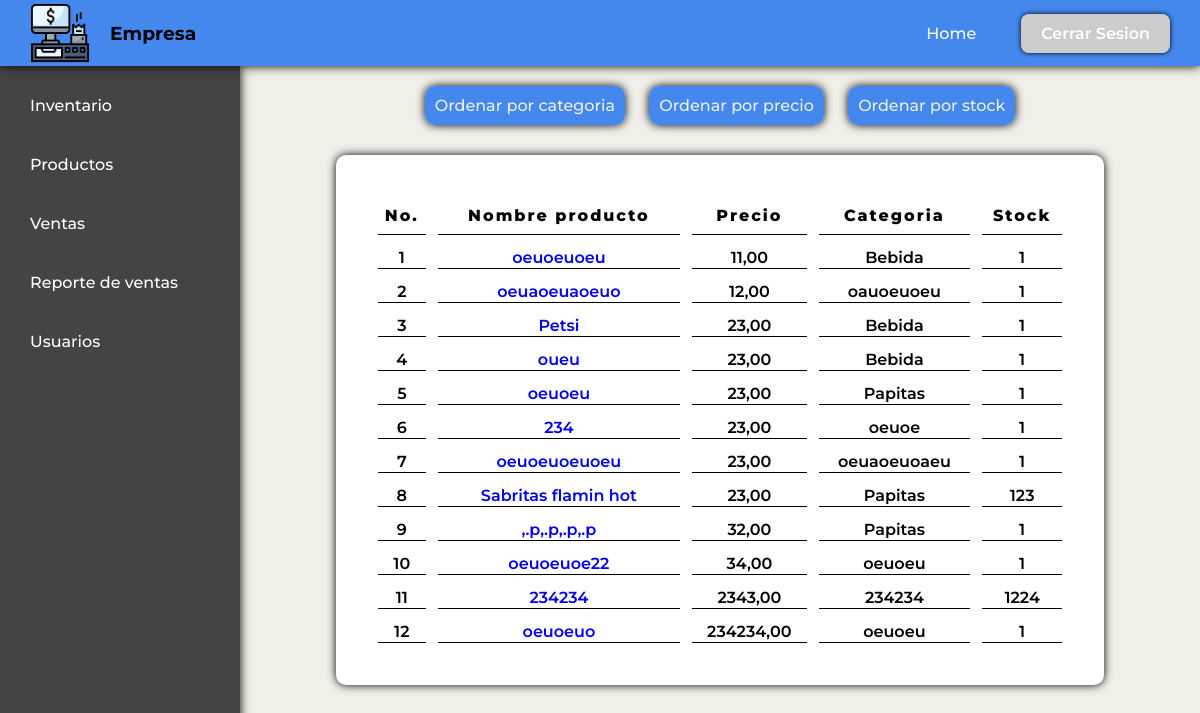
Screenshot of /inventory/?orden=precio (signed in) with the database file from the repository.
### productos/models.py (models this page shows, shortened)
class Producto(models.Model):
    id_unico = models.UUIDField(default=uuid.uuid4, editable=False, unique=True)
    categoria = models.CharField(max_length=100)
    nombre = models.CharField(max_length=200, unique=True)
    precio = models.DecimalField(max_digits=10, decimal_places=2)
    stock = models.IntegerField()
    descripcion = models.TextField(blank=True, null=True)

### core/views.py (the view)
# urls.py: path('inventory/', views.inventory, name='inventory'),
@login_required
def inventory(request):
    orden = request.GET.get('orden', 'nombre')
    if orden == 'precio':
        productos = Producto.objects.all().order_by('precio')  # Orden ascendente
    elif orden == 'categoria':
        productos = Producto.objects.all().order_by('categoria')
    elif orden == 'stock':
        productos = Producto.objects.all().order_by('-stock')  # Orden descendente
    else:
        productos = Producto.objects.all()
    return render(request, 'core/inventory.html', {'productos':productos})

### core/templates/core/inventory.html (shortened to what this page needs)
{% extends 'core/base.html' %}
{% load static %}
{% block css-styles %}
    <link rel="stylesheet" href="{% static 'core/css/inventory-style.css' %}">
{% endblock css-styles %}
{% block content %}
<div class="buttons-container">
  <form action="{% url 'inventory' %}" method="get">
    <a href="?orden=categoria" class="btn-ordenamiento">Ordenar por categoria</a>
    <a href="?orden=precio" class="btn-ordenamiento"> Ordenar por precio</a>
    <a href="?orden=stock" class="btn-ordenamiento">Ordenar por stock</a>
  </form>
</div>
<div class="table-container">
  <table class="table">
    <thead>
        <tr>
          <th>No.</th>
          <th>Nombre producto</th>
          <th>Precio </th>
          <th>Categoria</th>
          <th>Stock</th>
        </tr>
    </thead>
    <tbody>
      {% for producto in productos %}
        <tr>
          <td>{{ forloop.counter }}</td>
          <td><a href="{% url 'modify_product' producto.id_unico %}">{{producto.nombre}}</a></td>
          <td>{{producto.precio}}</td>
          <td>{{producto.categoria}}</td>
          <td>{{producto.stock}}</td>
        </tr>
      {% endfor %}
    </tbody>
  </table>
</div>
{% endblock content %}

### core/static/core/css/base-style.css (style rules this page uses)
body { font-family: "Montserrat",sans-serif; font-weight: 500; box-sizing: border-box; min-height: 100vh; }
body,html { margin: 0; padding: 0; overflow: hidden; }
* { box-sizing: border-box; }

### core/static/core/css/inventory-style.css (style rules this page uses)
body, html { background-color: #F1F0E8; height: 100%; }
* { box-sizing: border-box; }
.table-container { display: flex; width: 100%; max-width: 80%; background-color: #fff; margin-top: 40px; box-shadow: 0px 0px 10px #000; border-radius: 10px; }
.table { width: 100%; margin: 20px; padding: 10px; border-spacing: 12px; }
.table td, th { font-weight: 600; border: none; border-bottom: 1px solid #000; text-align: center; }
th { font-weight: 800; letter-spacing: 2px; }
.table a { text-decoration: none; }
.table th { line-height: 35px; }
.buttons-container { margin: 30px 0px 0px 0px; }
.btn-ordenamiento { padding: 10px; background-color: #48e; outline: none; border-radius: 10px; border: none; box-shadow: 0px 0px 10px #001; margin: 0px 10px; color: #eee; text-decoration: none; }

### rows the page displays
Producto: nombre "oeuoeuoeu", precio "11,00", categoria "Bebida", stock "1"
Producto: nombre "oeuaoeuaoeuo", precio "12,00", categoria "oauoeuoeu", stock "1"
Producto: nombre "Petsi", precio "23,00", categoria "Bebida", stock "1"
Producto: nombre "oueu", precio "23,00", categoria "Bebida", stock "1"
Producto: nombre "oeuoeu", precio "23,00", categoria "Papitas", stock "1"
Producto: nombre "234", precio "23,00", categoria "oeuoe", stock "1"
Producto: nombre "oeuoeuoeuoeu", precio "23,00", categoria "oeuaoeuoaeu", stock "1"
Producto: nombre "Sabritas flamin hot", precio "23,00", categoria "Papitas", stock "123"
Producto: nombre ",.p,.p,.p,.p", precio "32,00", categoria "Papitas", stock "1"
Producto: nombre "oeuoeuoe22", precio "34,00", categoria "oeuoeu", stock "1"
Producto: nombre "234234", precio "2343,00", categoria "234234", stock "1224"
Producto: nombre "oeuoeuo", precio "234234,00", categoria "oeuoeu", stock "1"
